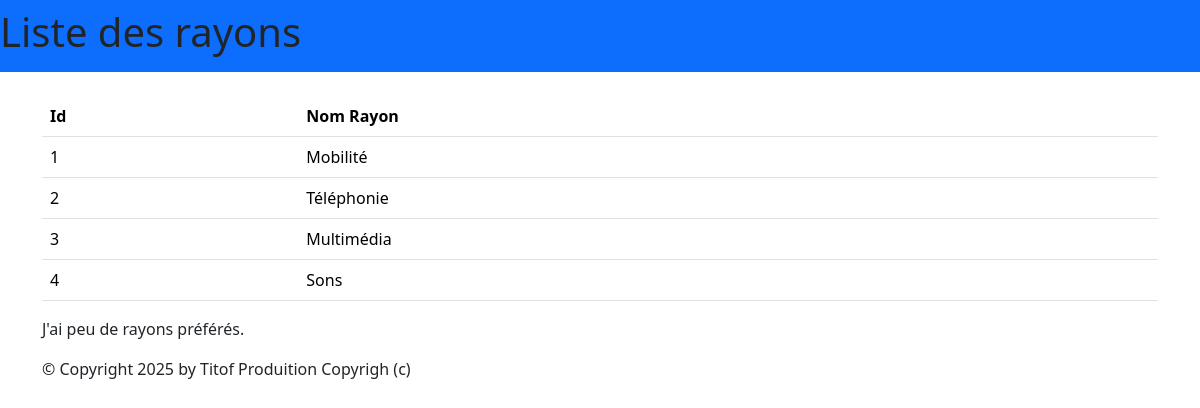
Page /monApp/rayon on the committed database.
### monApp/models.py (models this page shows, shortened)
class Rayon(models.Model):
    idRayon = models.AutoField(primary_key=True)
    nomRayon = models.CharField(max_length=200)

### monApp/views.py (the view)
# urls.py: path("rayon", views.liste_rayon, name="rayon"),
def liste_rayon(request):
    rs = Rayon.objects.all()
    return render(request, 'monApp/list_rayons.html',{'rs': rs})

### monApp/templates/monApp/list_rayons.html
{% extends 'monApp/base.html' %}
{% block menu %}
    <h1>Liste des rayons</h1>
{% endblock %}
{% block contenu %}
<table class="table">
        <thead>
            <th>Id</th>
            <th>Nom Rayon</th>
        </thead>
        <tbody>
            {% for r in rs %}
            <tr>
                <td>{{ r.idRayon }} </td>
                <td>{{ r.nomRayon }} </td>
            </tr>
            {% endfor %}
        </tbody>
    </table>
    <p>
    J'ai
    {% if rs|length < 5 %}
    peu de
    {% elif rs|length < 10 %}
    quelques
    {% else %}
    beaucoup de
    {% endif %}
    rayons préférés.
    </p>
{% endblock %}

### static/styles.css (style rules this page uses)
h1 { color: red }

### rows in the picture
Rayon: idRayon "1", nomRayon "Mobilité"
Rayon: idRayon "2", nomRayon "Téléphonie"
Rayon: idRayon "3", nomRayon "Multimédia"
Rayon: idRayon "4", nomRayon "Sons"
